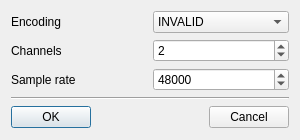
<?xml version="1.0" encoding="UTF-8"?>
<ui version="4.0">
 <class>AudioFormatSettings</class>
 <widget class="QDialog" name="AudioFormatSettings">
  <property name="windowModality">
   <enum>Qt::WindowModality::ApplicationModal</enum>
  </property>
  <property name="geometry">
   <rect>
    <x>0</x>
    <y>0</y>
    <width>300</width>
    <height>140</height>
   </rect>
  </property>
  <property name="sizePolicy">
   <sizepolicy hsizetype="Fixed" vsizetype="Fixed">
    <horstretch>0</horstretch>
    <verstretch>0</verstretch>
   </sizepolicy>
  </property>
  <property name="minimumSize">
   <size>
    <width>300</width>
    <height>140</height>
   </size>
  </property>
  <property name="maximumSize">
   <size>
    <width>300</width>
    <height>140</height>
   </size>
  </property>
  <property name="windowTitle">
   <string>Format setting</string>
  </property>
  <property name="sizeGripEnabled">
   <bool>false</bool>
  </property>
  <property name="modal">
   <bool>true</bool>
  </property>
  <layout class="QGridLayout" name="gridLayout_2">
   <item row="3" column="0">
    <layout class="QHBoxLayout" name="horizontalLayout">
     <item>
      <widget class="QPushButton" name="pushButtonOK">
       <property name="text">
        <string>OK</string>
       </property>
      </widget>
     </item>
     <item>
      <spacer name="horizontalSpacer">
       <property name="orientation">
        <enum>Qt::Orientation::Horizontal</enum>
       </property>
       <property name="sizeHint" stdset="0">
        <size>
         <width>40</width>
         <height>20</height>
        </size>
       </property>
      </spacer>
     </item>
     <item>
      <widget class="QPushButton" name="pushButtonCancel">
       <property name="text">
        <string>Cancel</string>
       </property>
      </widget>
     </item>
    </layout>
   </item>
   <item row="1" column="0">
    <layout class="QGridLayout" name="gridLayout">
     <item row="2" column="0">
      <widget class="QLabel" name="labelSampleRate">
       <property name="text">
        <string>Sample rate</string>
       </property>
      </widget>
     </item>
     <item row="1" column="0">
      <widget class="QLabel" name="labelChannels">
       <property name="text">
        <string>Channels</string>
       </property>
      </widget>
     </item>
     <item row="0" column="0">
      <widget class="QLabel" name="labelEncoding">
       <property name="text">
        <string>Encoding</string>
       </property>
      </widget>
     </item>
     <item row="0" column="1">
      <widget class="QComboBox" name="comboBoxEncoding">
       <item>
        <property name="text">
         <string>INVALID</string>
        </property>
       </item>
       <item>
        <property name="text">
         <string>PCM_S16LE</string>
        </property>
       </item>
       <item>
        <property name="text">
         <string>PCM_S32LE</string>
        </property>
       </item>
       <item>
        <property name="text">
         <string>PCM_F32LE</string>
        </property>
       </item>
       <item>
        <property name="text">
         <string>PCM_S24LE</string>
        </property>
       </item>
       <item>
        <property name="text">
         <string>PCM_U8</string>
        </property>
       </item>
      </widget>
     </item>
     <item row="2" column="1">
      <widget class="QSpinBox" name="spinBoxSampleRate">
       <property name="minimum">
        <number>8000</number>
       </property>
       <property name="maximum">
        <number>384000</number>
       </property>
       <property name="value">
        <number>48000</number>
       </property>
      </widget>
     </item>
     <item row="1" column="1">
      <widget class="QSpinBox" name="spinBoxChannels">
       <property name="value">
        <number>2</number>
       </property>
      </widget>
     </item>
    </layout>
   </item>
   <item row="2" column="0">
    <widget class="Line" name="line">
     <property name="orientation">
      <enum>Qt::Orientation::Horizontal</enum>
     </property>
    </widget>
   </item>
  </layout>
 </widget>
 <resources/>
 <connections/>
</ui>
